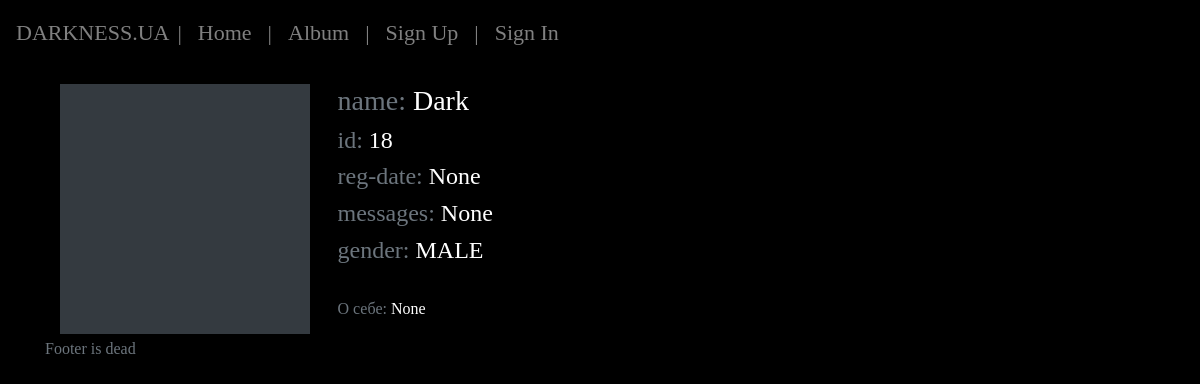
/dark/user/18, run on an earlier commit of the app's database.
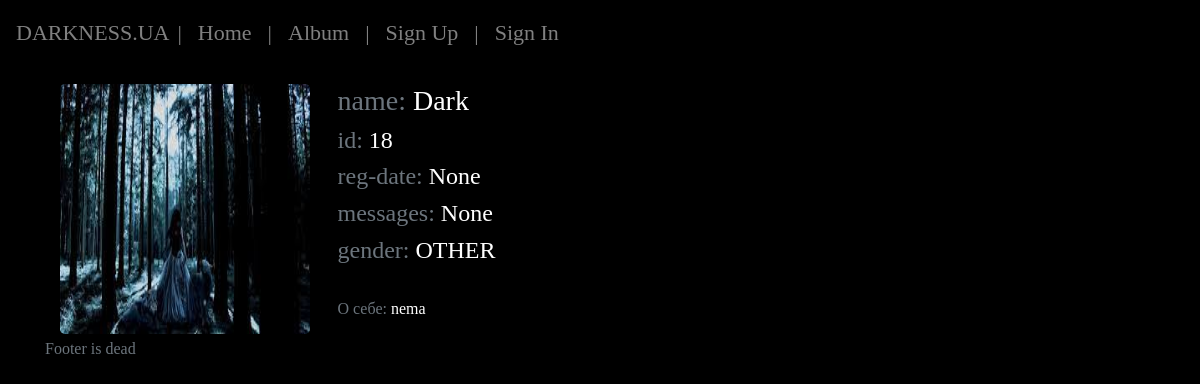
And on a later commit of the database.
### main/models.py (models this page shows, shortened)
class User(models.Model):
    name = models.CharField(max_length=100, default='')
    email = models.CharField(max_length=100, default='')
    password = models.CharField(max_length=100, default='')
    profile_photo = models.ImageField(upload_to='user/images', blank=True)
    gender_choices = (
        ('MALE', 'Male'),
        ('FEMALE', 'Female'),
        ('OTHER', 'Other'),
    )
    gender = models.CharField(max_length=6, choices=gender_choices, default='MALE')
    messages_count = models.IntegerField(null=True, blank=True)
    registration_date = models.DateField(null=True, blank=True)
    title = models.CharField(max_length=150, null=True, blank=True)
    text_color_chices = (
        ('lime', 'lime'),
        ('crimson', 'crimson'),
        ('cyan', 'cyan'),
    )
    text_color = models.CharField(max_length=20, choices=text_color_chices, default='crimson')

### main/views.py (the view)
# urls.py: path('user/<int:id>', UserDetail.as_view(), name='user_profile'),
class UserDetail(CommonContextMixin, DetailView):
    template_name = 'main/user_profile.html'
    model = User
    context_object_name = 'user_profile'
    def get_object(self, queryset=None):
        id = self.kwargs.get('id', 0)
        return get_object_or_404(User, id=id)

### main/views.py (called while the page is built)
    def get_common_data(self, request, **kwargs):
        context = kwargs
        new_photos = Image.objects.order_by('-pub_date')[:6]
        new_videos = Video.objects.order_by('-pub_date')[:5]
        messages = Message.objects.order_by('-pub_date')
        context['new_photos'] = new_photos
        context['new_videos'] = new_videos
        context['messages'] = messages
        context['timeformat'] = time.strftime
        context['user_id'] = request.session.get('user_id', 0)
        context['user_name'] = request.session.get('user_name', '')
        context['is_authorizate'] = request.session.get('is_authorizate', False)
        if context['user_id']:
            context['avatar'] = User.objects.get(id=context['user_id']).profile_photo
        return context

    def get_context_data(self, **kwargs):
        context = super().get_context_data(**kwargs)
        common = self.get_common_data(self.request, **kwargs)
        return dict(list(context.items()) + list(common.items()))

### main/templates/main/user_profile.html (shortened to what this page needs)
{% extends "main/base.html" %}
{% block body %}
    <div class="container">
        <div class="row">
            <div class="col-3">
                {% if user_profile.profile_photo %}
                <img id="avatar" width="250px" height="250px" src="{{ user_profile.profile_photo.url }}">
                {% else %}
                 <div class="bg-dark" style="width: 250px; height: 250px" src=""></div>
                {% endif %}
            </div>
            <div class="col-6">
                <h3 class="text-white"><span class="text-muted">name:</span> {{ user_profile.name }}</h3>
                 <h4 class="text-white"><span class="text-muted">id:</span> {{ user_profile.id }}</h4>
                 <h4 class="text-white"><span class="text-muted">reg-date:</span> {{ user_profile.registration_date }}</h4>
                 <h4 class="text-white"><span class="text-muted">messages:</span> {{ user_profile.messages_count }}</h4>
                <h4 class="text-white"><span class="text-muted">gender:</span> {{ user_profile.gender }}</h4>
                    <br>
                <p><span class="text-muted">О себе:</span> {{ user_profile.title }}</p>
            </div>
            <div class="col-3">
            </div>
        </div>
    </div>
{% endblock %}

What changed in the data, as far as the page shows it:
changed User "Dark": profile_photo: picture added; gender "MALE" → "OTHER"; title "None" → "nema"
